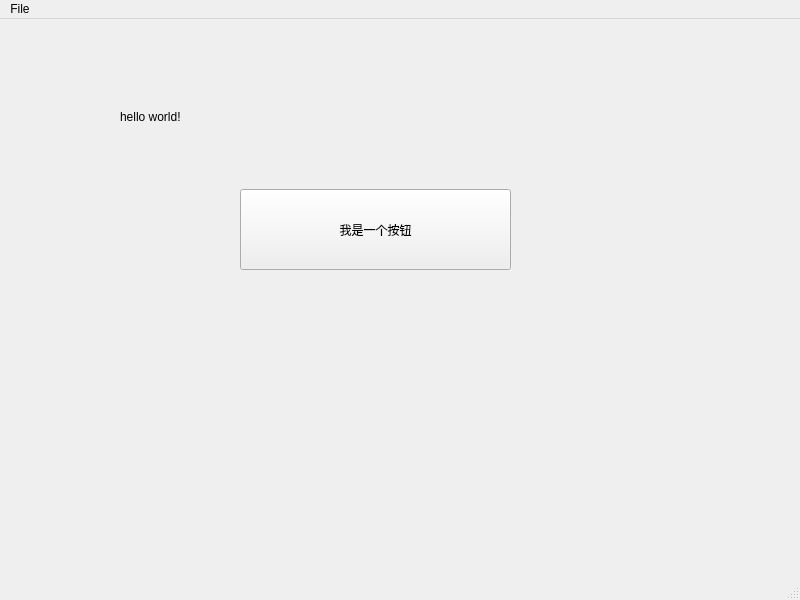
<?xml version="1.0" encoding="UTF-8"?>
<ui version="4.0">
 <class>MainWindow</class>
 <widget class="QMainWindow" name="MainWindow">
  <property name="enabled">
   <bool>true</bool>
  </property>
  <property name="geometry">
   <rect>
    <x>0</x>
    <y>0</y>
    <width>800</width>
    <height>600</height>
   </rect>
  </property>
  <property name="windowTitle">
   <string>MainWindow</string>
  </property>
  <property name="animated">
   <bool>true</bool>
  </property>
  <property name="tabShape">
   <enum>QTabWidget::Triangular</enum>
  </property>
  <widget class="QWidget" name="centralwidget">
   <widget class="QPushButton" name="pushButton">
    <property name="geometry">
     <rect>
      <x>240</x>
      <y>170</y>
      <width>271</width>
      <height>81</height>
     </rect>
    </property>
    <property name="text">
     <string>我是一个按钮</string>
    </property>
   </widget>
   <widget class="QLabel" name="label">
    <property name="geometry">
     <rect>
      <x>120</x>
      <y>90</y>
      <width>191</width>
      <height>16</height>
     </rect>
    </property>
    <property name="text">
     <string>hello world!</string>
    </property>
   </widget>
  </widget>
  <widget class="QMenuBar" name="menubar">
   <property name="geometry">
    <rect>
     <x>0</x>
     <y>0</y>
     <width>800</width>
     <height>26</height>
    </rect>
   </property>
   <widget class="QMenu" name="menuFile">
    <property name="title">
     <string>File</string>
    </property>
    <addaction name="actionOpen"/>
   </widget>
   <addaction name="menuFile"/>
  </widget>
  <widget class="QStatusBar" name="statusbar"/>
  <action name="actionOpen">
   <property name="text">
    <string>Open</string>
   </property>
  </action>
 </widget>
 <resources/>
 <connections/>
</ui>
